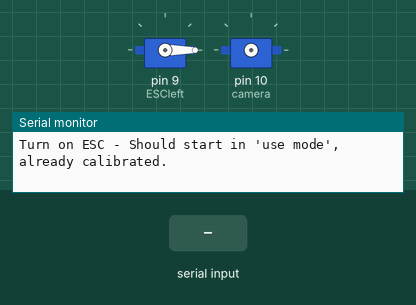
Bench run of a sketch on a simulated Arduino Uno, built with avr-gcc and run on an emulated ATmega328P. On the bench: 2 × servo, the last lines printed to the serial monitor. Inputs (shaded band) come from the test bench.

Above: at 1.2 s.
1.3 s: "90,45\n" received over Serial
2.8 s: "5\n" received over Serial
At 4.0 s:
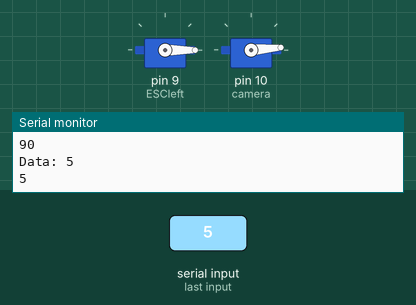
4.3 s: "30,150\n" received over Serial
At 5.5 s:
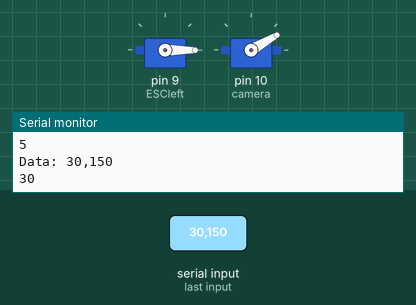
5.8 s: "200\n" received over Serial
At 6.6 s:
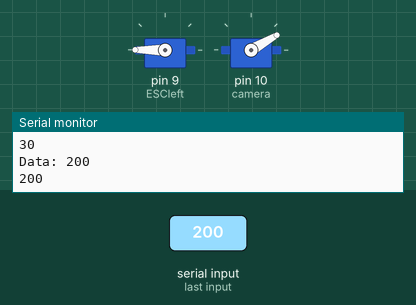
7.3 s: "90\n" received over Serial
At 7.7 s:
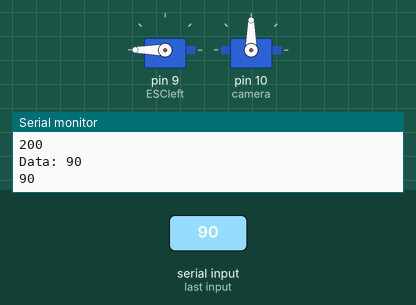
8.8 s: "5\n" received over Serial
At 10.0 s:
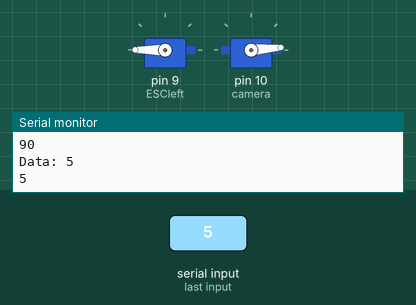
Timing chart, 0 to 11.3 s (numbered marks = the images above; inputs shaded):
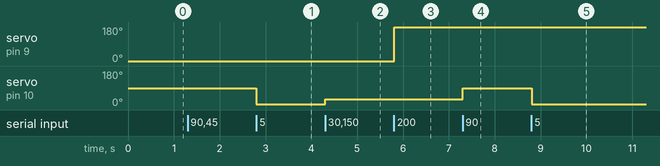

The sketch:

Motor.ino
```cpp
/*
References:

http://techvalleyprojects.blogspot.com/2012/06/arduino-control-escmotor-arduino-code.html
https://www.arduino.cc/en/Tutorial/Sweep
https://forum.arduino.cc/index.php?topic=270309.0
*/
#include <Servo.h>

Servo camera, ESCleft;

#define MIN_PULSE_LENGTH 1000 // Minimum pulse length in µs
#define MAX_PULSE_LENGTH 2000 // Maximum pulse length in µs

String data = "";

void setup()
{
    ESCleft.attach(9, MIN_PULSE_LENGTH, MAX_PULSE_LENGTH);
    ESCleft.write(MIN_PULSE_LENGTH);
    Serial.begin(9600);
    Serial.println("Turn on ESC - Should start in 'use mode', already calibrated.");
    // Assess if shold use relay to control ESC power.
}

void loop()
{
    if (Serial.available() > 0)
    {
        char ch = Serial.read();
        if (ch != 10) // 10 is 'newline'
        {
            data += ch;
        }
        else
        {
            data.trim();
            Serial.print("Data: ");
            Serial.println(data);
            if (data == "c")
            {
                Serial.println("Should enter calibration mode!");
            }
            else
            {
                int val = data.toInt();
                Serial.println(val);
                if (val > -1 && val < 180)
                {
                    moveCamera(val);
                }
                else
                {
                    ESCleft.write(val);
                }
            }
            data = "";
        }
    }
}

/*
This will keep servo from doing unwanted movement when turning Arduino on/off.
*/
void moveCamera(int angle)
{
    camera.attach(10);
    camera.write(angle);
    delay(1000); // Let the servo work before detach
    camera.detach();
}
```

Measured:
- after the input at 2.8 s, servo on pin 10 (camera): 90° → 5° at once
- after the input at 4.3 s, servo on pin 10 (camera): 5° → 30° at once
- after the input at 5.8 s, servo on pin 9 (ESCleft): 0° → 180° at once
- after the input at 7.3 s, servo on pin 10 (camera): 30° → 90° at once
- after the input at 8.8 s, servo on pin 10 (camera): 90° → 5° at once
